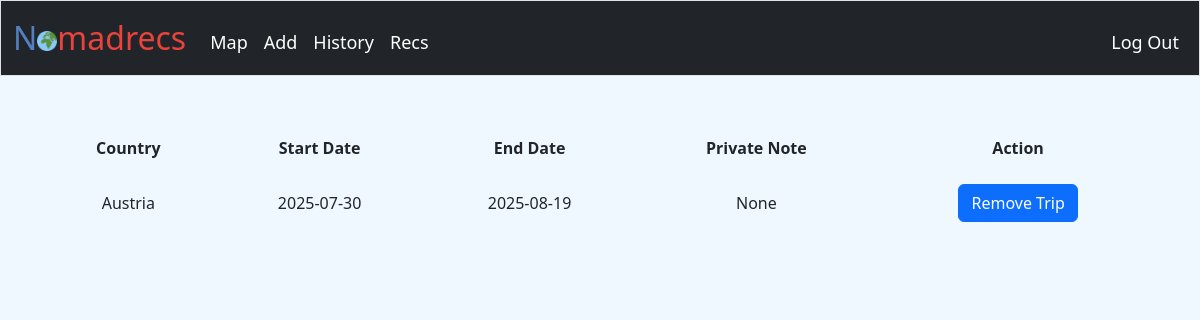
The app's page /history (signed in) with its own data.
### tables this page shows
CREATE TABLE history (
    id INTEGER PRIMARY KEY AUTOINCREMENT NOT NULL,
    user_id INTEGER NOT NULL, -- The user_id column needs a data type (e.g., INTEGER)
    country TEXT NOT NULL,
    start_date TEXT,
    end_date TEXT, private_note TEXT,

    FOREIGN KEY (user_id) REFERENCES users(id) -- Assuming a 'users' table with an 'id' column
);

### app.py (the view)
@app.route("/history")
@login_required
def history():
    trips = db.execute(
        "SELECT * FROM history WHERE user_id = :user_id", user_id=session["user_id"])
    if not trips:
        flash("You have not added any trips yet!")
    return render_template("history.html", trips=trips)

### app.py (called while the page is built)
@app.after_request
def after_request(response):
    response.headers["Cache-Control"] = "no-cache, no-store, must-revalidate"
    response.headers["Expires"] = 0
    response.headers["Pragma"] = "no-cache"
    return response

### helpers.py (called while the page is built)
def login_required(f):
    @wraps(f)
    def decorated_function(*args, **kwargs):
        if session.get("user_id") is None:
            return redirect("/login")
        return f(*args, **kwargs)
    return decorated_function

### templates/history.html (shortened to what this page needs)
{% extends "layout.html" %}
{% block main %}
    <table>
        <thead>
            <tr>
                <th>Country</th>
                <th>Start Date</th>
                <th>End Date</th>
                <th>Private Note</th>
                <th>Action</th>
            </tr>
        </thead>
        <tbody>
            {% for trip in trips %}
                <tr>
                    <td>{{ trip.country }}</td>
                    <td>{{ trip.start_date }}</td>
                    <td>{{ trip.end_date }}</td>
                    <td>{{ trip.private_note }}</td>
                    <td>
                        <form action="/remove_trip" method="post">
                            <button class="btn btn-primary" type="submit">Remove Trip</button>
                        </form>
                    </td>
                </tr>
            {% endfor %}
        </tbody>
    </table>
{% endblock %}

### static/styles.css (style rules this page uses)
table { background-color: transparent; margin-bottom: 1rem; width: 100%; }
table th, table td { padding: 0.75rem; vertical-align: middle; }
body { background-color: #f0f8ff; }

### records on screen
history: country "Austria", start_date "2025-07-30", end_date "2025-08-19", private_note "None"
